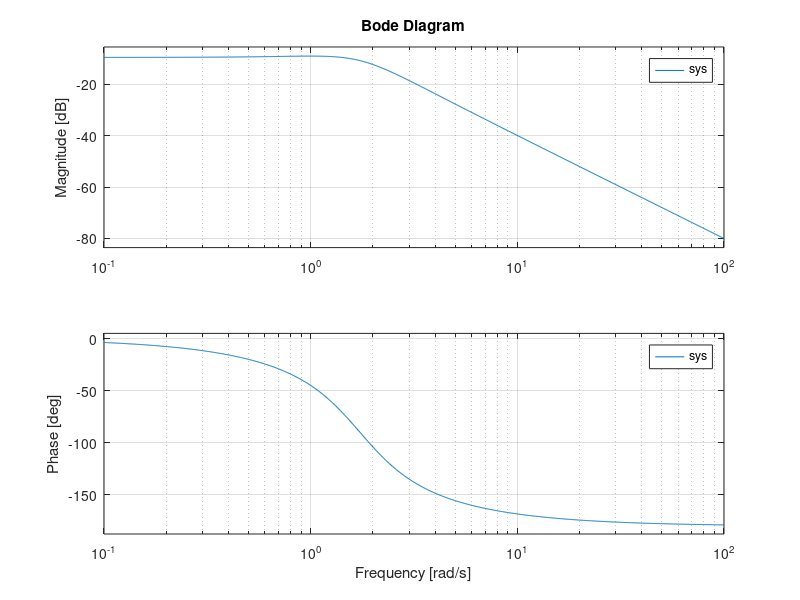
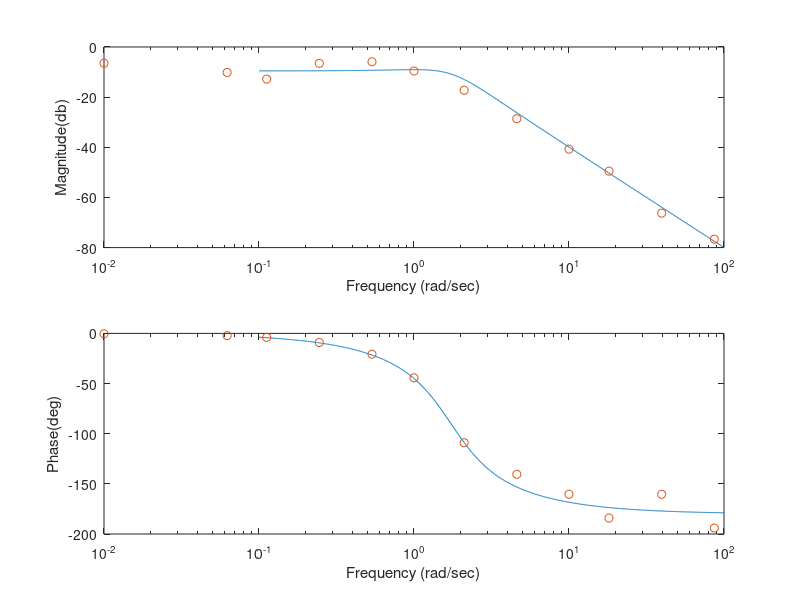

Recreate these plots in MATLAB, in order.
clear;
close all;

% This file illustrates how to plot both experimental and theoritical data
% on a Bode plot
% Set up your theoretical system transfer function
sys = tf(1,[1 2 3]); %This is an arbitrary system for illustration

% Input the experimental data
mag_data = [4.7447E-1 3.1020E-001 2.2859E-001 4.7135E-001 5.0730E-001 3.3194E-001 1.3731E-001 ...
            3.7142E-002 9.1752E-003 3.3481E-003 4.8627E-004 1.4707E-004];
phase_data = [-3.9811E-001 -2.2486E+000 -3.9605E+000 -9.0757E+000 -2.0766E+001 -4.4318E+001 -1.0900E+002 ...
              -1.4047E+002 -1.6035E+002 -1.8409E+002 -1.6043E+002 -1.9400E+002];
w_data = [1.0000E-002 6.2293E-002 1.1202E-001 2.4495E-001 5.3564E-001 1.0000E+000 2.1062E+000 ...
          4.6058E+000 1.0000E+001 1.8111E+001 3.9604E+001 8.6603E+001];

%Use the Bode command to calculate the theoretical magnitude, phase of the system
[mag,phase,w]=bode(sys);
bode(sys)

% The magnitude and phase are 3 dimensional arrays from the Bode command
% and must be converted to 1 dimensional arrays using the squeeze command
magp = squeeze(mag);
phasep = squeeze(phase);

% Manually plot the theoretical and experimental data on the bode plot
figure
subplot(2,1,1)
semilogx(w,20*log10(magp),w_data,20*log10(mag_data),'o')
xlabel('Frequency (rad/sec)')
ylabel('Magnitude(db)')
subplot(2,1,2)
semilogx(w,phasep,w_data,phase_data,'o')
xlabel('Frequency (rad/sec)')
ylabel('Phase(deg)')